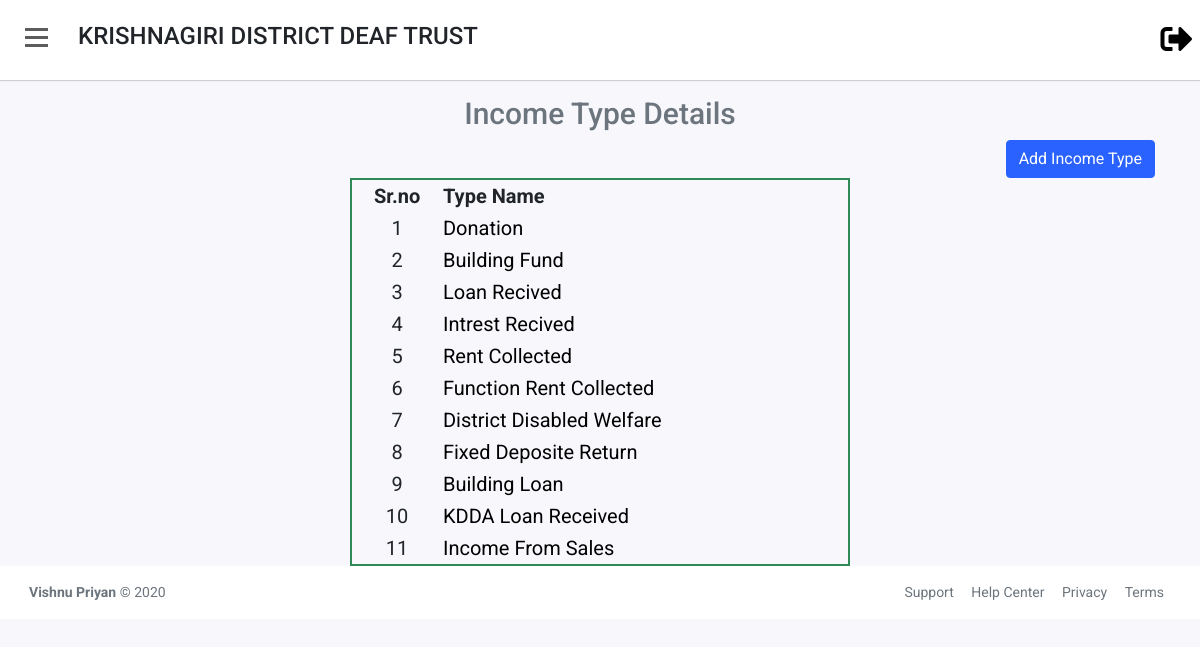
Screenshot of /income/type/ (signed in) with the database file from the repository.
### app/models.py (models this page shows)
class IncomeType(models.Model):
    typeid = models.IntegerField()
    typename = models.CharField(max_length=50,null=True,blank=True)

### app/views.py (the view)
# urls.py: path('income/type/',views.incometype,name='income-type'),
@login_required
def incometype(request):
    context = {
        'incometypes':IncomeType.objects.all()
    }
    return render(request,'income-type-details.html',context)

### app/templates/income-type-details.html (shortened to what this page needs)
{% load static %}
<!doctype html>
<html lang="en">
    <head>
        <link rel="stylesheet" href="https://stackpath.bootstrapcdn.com/bootstrap/4.1.3/css/bootstrap.min.css">
        <link rel="stylesheet" href="https://use.fontawesome.com/releases/v5.7.2/css/all.css">
        <link rel="stylesheet" href="font/font/flaticon.css">
        <link rel="stylesheet" href="{% static 'css/style.css' %}" type="text/css">
    </head>
    <body>
        <div id="wrapper">
            <div id="page-content-wrapper">
                <div id="content">
                    <div class="container-fluid p-0 px-lg-0 px-md-0">
                        <nav class="navbar navbar-expand navbar-light my-navbar" style="height:80px">
                            <div type="button"  id="bar" class="nav-icon1 hamburger animated fadeInLeft is-closed" data-toggle="offcanvas">
                                <span></span>
                                <span></span>
                                <span></span>
                            </div>
                            <div class="d-none d-sm-inline-block">
                                <h4>KRISHNAGIRI DISTRICT DEAF TRUST</h4>
                            </div>
                            <ul class="navbar-nav ml-auto">
                                <a class="nav-link" href="{% url 'logout' %}" style="color:black"><i class="fas fa-sign-out-alt fa-2x"></i></a>
                            </ul>
                        </nav>
                        <div class="topic mt-3">
                            <h1 class="text-center text-muted" style="font-size:30px">Income Type Details</h1>
                        </div>
                        <div class="container">
                        <a href="{% url 'add-income-type' %}" class="btn btn-info" style="float:right;">Add Income Type</a>
                            <div class="table-responsive">
                                <table width="45%" style="margin:0 auto;border-collapse:collapse;border:2px solid seagreen;font-size:20px;padding:15px;">
                                    <thead>
                                    <tr>
                                        <th class="header" style="text-align: center;">Sr.no</th>
                                        <th class="amt">Type Name</th>
                                    </tr>
                                    </thead>
                                    <tbody>
                                    {% for incometype in incometypes %}
                                        <tr>
                                            <td scope="row" class="detail" style="text-align: center;">{{ incometype.typeid }}</td>
                                            <td><a href="{% url 'add-income' incomemode=incometype.typename %}" style="color: black;text-decoration:none;">{{ incometype.typename }}</a></td>
                                        </tr>
                                        {% endfor %}
                                    </tbody>
                                </table>
                            </div>
                        </div>
                    </div>
                    <footer class="footer">
                        <div class="container-fluid">
                            <div class="row text-muted">
                                <div class="col-6 text-left">
                                    <p class="mb-0">
                                        <a href="https://www.linkedin.com/in/vishnu-priyan-0893a51b3/" class="text-muted"><strong>Vishnu Priyan </strong></a> &copy 2020
                                    </p>
                                </div>
                                <div class="col-6 text-right">
                                    <ul class="list-inline">
                                        <li class="footer-item">
                                            <a class="text-muted" href="#">Support</a>
                                        </li>
                                        <li class="footer-item">
                                            <a class="text-muted" href="#">Help Center</a>
                                        </li>
                                        <li class="footer-item">
                                            <a class="text-muted" href="#">Privacy</a>
                                        </li>
                                        <li class="footer-item">
                                            <a class="text-muted" href="#">Terms</a>
                                        </li>
                                    </ul>
                                </div>
                            </div>
                        </div>
                    </footer>
                </div>
            </div>
        </div>
    </body>
</html>

### app/static/css/style.css (style rules this page uses)
body { position: relative; overflow-x:hidden; background: #f7f7fc; font-family: 'Roboto', sans-serif; }
body, html { height: 100%; }
#page-content-wrapper { width: 100%; transition: all 0.5s ease; }
.nav-icon1 { z-index: 999; position:relative; display: block; width:23px; margin:0px 30px 0px 25px; cursor:pointer; height: 25px; }
.nav-icon1 span { position:absolute; top:0; width:100%; height:3px; cursor:pointer; background-color:#5d5d5d; left:0; transform:rotate(0deg); transition:.30s ease-in-out; }
.nav-icon1 span:nth-of-type(1) { top:0; }
.nav-icon1 span:nth-of-type(2) { top:8px; }
.nav-icon1 span:nth-of-type(3) { top:16px; }
.my-navbar { padding:0px; background-color:white; box-shadow: 0 1px 1px 0 rgba(0,0,0,.16); }
.btn-info { color: #fff; background-color: #2962FF; border-color: #2962FF; }
footer.footer { padding: 1rem .875rem; direction: ltr; background: #fff; }
footer.footer ul { margin:0px; list-style:none; }
.footer ul li { display:inline-block; margin:0px 7px; }
.text-muted { color: #6c757d!important; font-size:14px; }

### rows the page displays
IncomeType: typeid "1", typename "Donation"
IncomeType: typeid "2", typename "Building Fund"
IncomeType: typeid "3", typename "Loan Recived"
IncomeType: typeid "4", typename "Intrest Recived"
IncomeType: typeid "5", typename "Rent Collected"
IncomeType: typeid "6", typename "Function Rent Collected"
IncomeType: typeid "7", typename "District Disabled Welfare"
IncomeType: typeid "8", typename "Fixed Deposite Return"
IncomeType: typeid "9", typename "Building Loan"
IncomeType: typeid "10", typename "KDDA Loan Received"
IncomeType: typeid "11", typename "Income From Sales"
